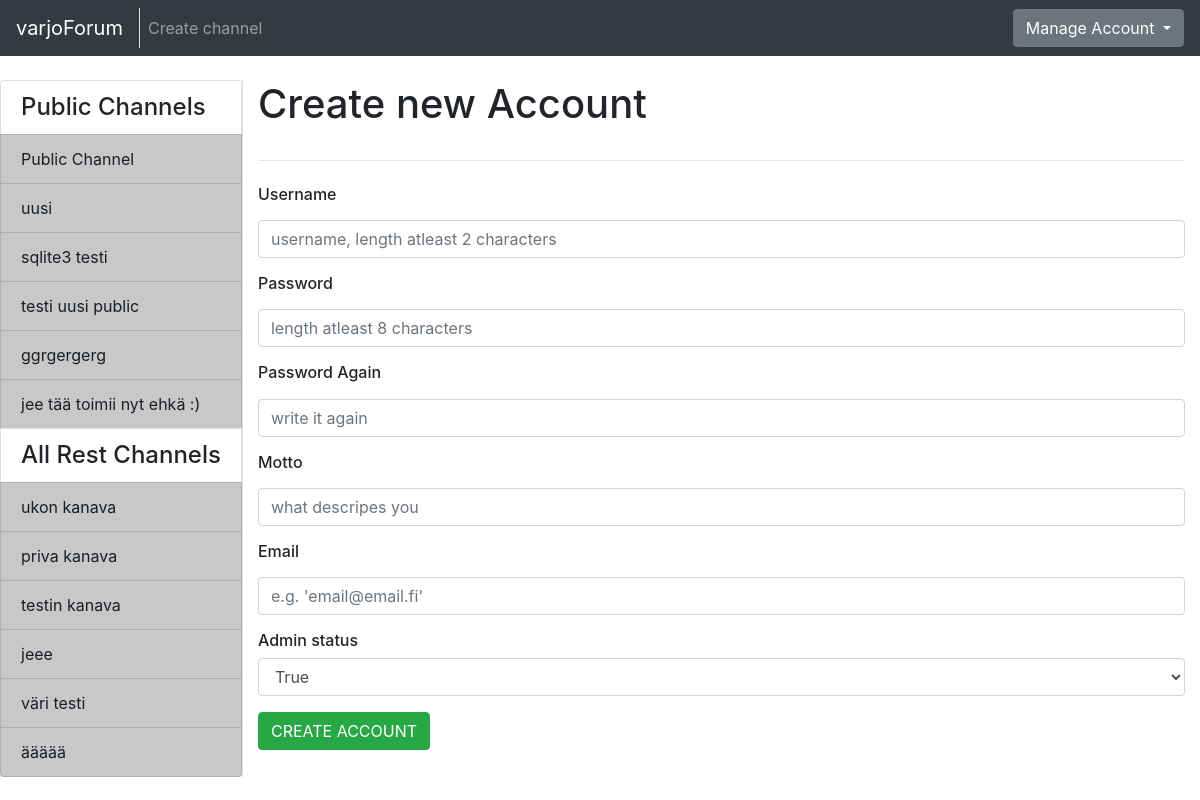
The app's page /auth/new/ (signed in), older data.
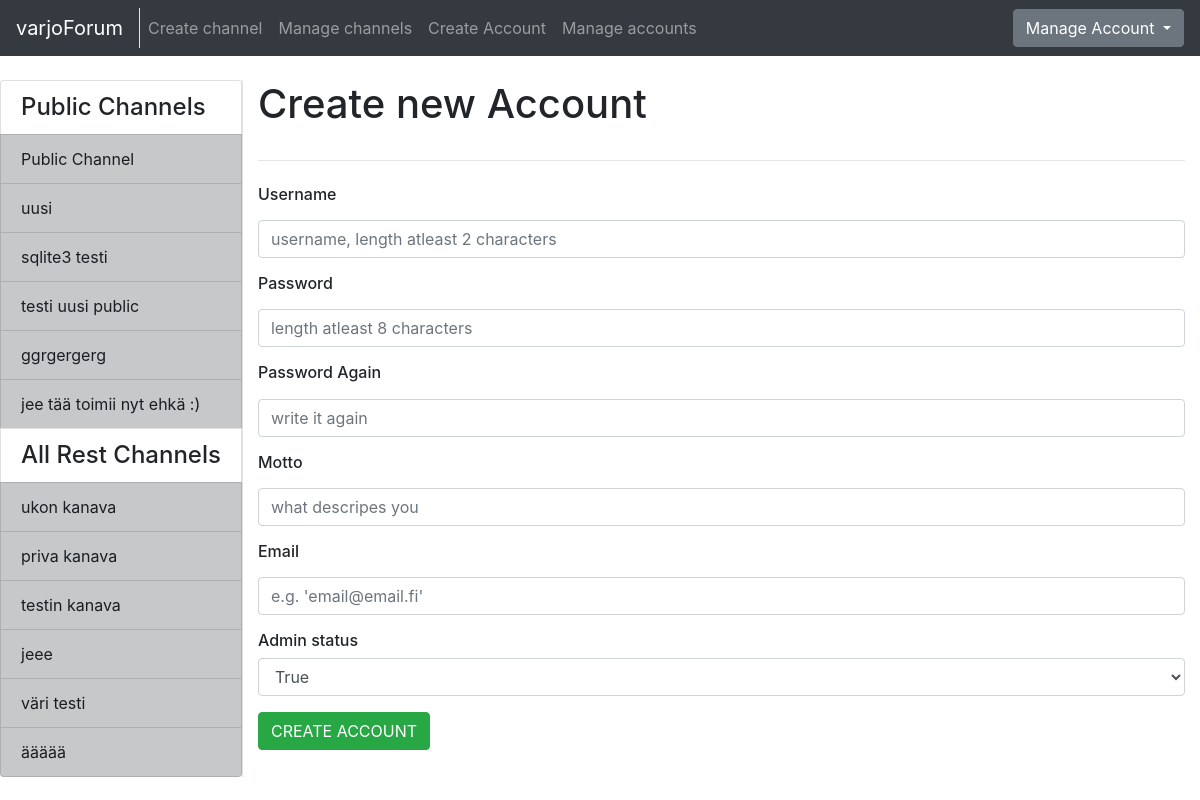
The same page, newer data.
### application/auth/views.py (the view, shortened to what this page needs)
@app.route("/auth/new/", methods=["GET", "POST"])
def account_create():
    if request.method == "GET":
        return render_template("auth/new.html",
            accountform = AccountForm(),
            my_channels=Channel.get_my_channels(current_user.id),
            all_channels=Channel.get_channels_where_not_in(current_user.id),
            public_channels=Channel.get_all_publics())

### application/auth/forms.py
class AccountForm(FlaskForm):
    username = TextField("Username", [validators.Length(min=2), validators.DataRequired()])
    password = PasswordField("Password", [validators.Length(min=8), validators.DataRequired()])
    password2 = PasswordField("Password Again", [validators.Length(min=8), validators.DataRequired()])
    motto = TextField("Motto", [validators.Length(min=2), validators.DataRequired()])
    email = TextField("Email", [validators.Length(min=2), validators.DataRequired(), validators.Email()])
    class Meta:
        csrf = False

### application/__init__.py (called while the page is built)
@login_manager.user_loader
def load_user(account_id):
  return Account.query.get(account_id)

### application/channels/models.py (called while the page is built)
    @staticmethod
    def get_all_publics():
        stmt = text("SELECT Channel.id, Channel.name"
                    " FROM Channel"
                    " WHERE Channel.public = True")
        res = db.engine.execute(stmt)
        response = []
        for row in res:
            response.append({"id":row[0], "name":row[1]})
        return response

### application/templates/auth/new.html (shortened to what this page needs)
{% extends "layout.html" %}
{% block body %}
<div class="row">
  <div class="col">
    <h1>Create new Account</h1>
  </div>
</div>
<hr class="my-4">
<div class="row">
  <div class="col">
    <form method="POST" action="{{ url_for('account_create') }}" name="accountform">
      <div class="form-group">
        <h6>{{ accountform.username.label }}</h6>
        {{ accountform.username(class="form-control", placeholder="username, length atleast 2 characters") }}
        <h6>{{ accountform.password.label }}</h6>
        {{ accountform.password(class="form-control", placeholder="length atleast 8 characters") }}
        <h6>{{ accountform.password2.label }}</h6>
        {{ accountform.password2(class="form-control", placeholder="write it again") }}
        <h6>{{ accountform.motto.label }}</h6>
        {{ accountform.motto(class="form-control", placeholder="what descripes you") }}
        <h6>{{ accountform.email.label }}</h6>
        {{ accountform.email(class="form-control", placeholder="e.g. 'email@email.fi'") }}
        <h6>Admin status</h6>
        <select class="form-control" name="super">
          <option value="True">True</option>
        </select>
      </div>
      <button type="submit" class="btn btn-success">CREATE ACCOUNT</button>
    </form>
  </div>
</div>
{% endblock %}

### application/templates/layout.html (shortened to what this page needs)
<!DOCTYPE html>
  <html>
    <head>
      <link rel="stylesheet" href="https://maxcdn.bootstrapcdn.com/bootstrap/4.0.0/css/bootstrap.min.css">
    </head>
    <body>
      <nav class="navbar navbar-expand-md navbar-dark bg-dark mb-4">
        <div class="border-right">
          <a class="navbar-brand" href="{{ url_for('index') }}">varjoForum</a>
        </div>
        <div class="collapse navbar-collapse" id="navbarCollapse">
          <ul class="navbar-nav mr-auto">
            {% if current_user.is_authenticated %}
              <li class="nav-item">
                <a class="nav-link" href="{{ url_for('channels_create') }}">Create channel</a>
              </li>
            {% endif %}
            {% if current_user.admin == True %}
              <li class="nav-item">
                <a href="{{ url_for('channel_manager') }}" class="nav-link">Manage channels</a>
              </li>
              <li class="nav-item">
                <a href="{{ url_for('account_create') }}" class="nav-link">Create Account</a>
              </li>
              <li class="nav-item">
                <a class="nav-link" href="{{ url_for('account_list') }}">Manage accounts</a>
              </li>
            {% endif %}
          </ul>
            {% if current_user.is_authenticated %}
            <div class="btn-group">
              <button type="button" class="btn btn-secondary dropdown-toggle" data-toggle="dropdown" aria-haspopup="true" aria-expanded="false">
                  Manage Account
              </button>
            </div>
            {% else %}
            <a class="btn btn-success" href="{{ url_for('auth_login') }}">Login</a>
            {% endif %}
        </div>
      </nav>
      <div class="container-fluid" >
        <div class="row">
            <div class="border-right">
              <div class="col-sx" >
                <div style="float: left">
                  <div class="list-group">
                  {% if current_user.is_authenticated %}
                    <h4 class="list-group-item">Public Channels</h4>
                    {% for public in public_channels %}
                      <a href="{{ url_for('one_channel_index', channel_id=public.id, sort='first') }}"
                          class="list-group-item list-group-item-action list-group-item-dark">
                        {{ public.name }}
                      </a>
                    {% endfor %}
                    <h4 class="list-group-item">All Rest Channels</h4>
                {% else %}
                {% if all_channels %}
                <h4 class="list-group-item">All Channels</h4>
                {% endif %}
                {% endif %}
                {% for channel in all_channels %}
                  {% if channel.public == False %}
                  <a href="{{ url_for('one_channel_index', channel_id=channel.id, sort='first') }}"
                      class="list-group-item list-group-item-action list-group-item-dark">
                    {{ channel.name }}
                  </a>
                  {% endif %}
                {% endfor %}
              </div>
              </div>
              </div>
          </div>
          <div class="col">
            {% block body %}{% endblock %}
          </div>
        </div>
    </body>
  </html>

Row changes from the older to the newer data that the page shows:
changed Account "Motto": admin False → True (drawn)
Text that changed along with them:
text now shown: "Manage channels Create Account Manage accounts"
